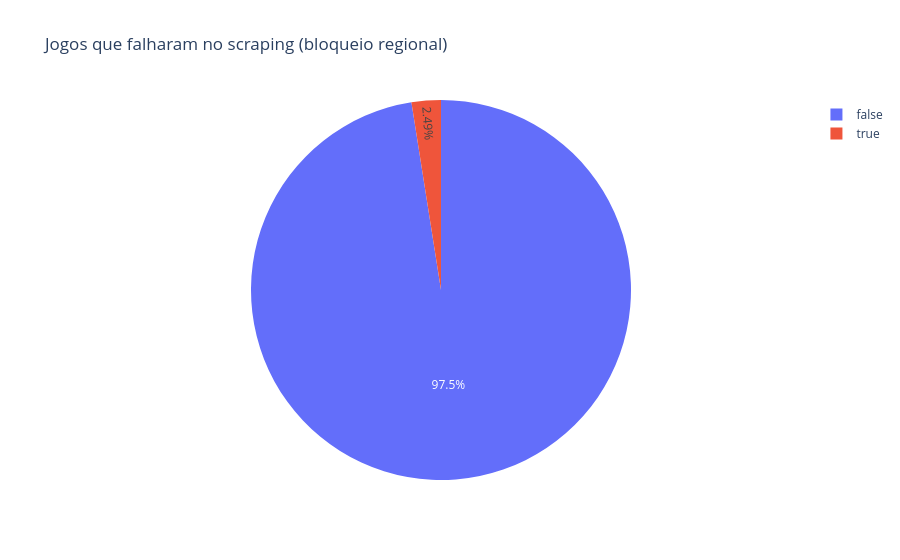

The cell this chart's notebook holds for it:
### Code cell
px.pie(steam_db_relevant_games, names='failed', title='Jogos que falharam no scraping (bloqueio regional)')

### Figure 1 — Plotly figure (JSON) as saved in the notebook; plotly's stock layout.template omitted (floating-point values rounded to 4 significant figures; data arrays with more than 128 entries replaced by an {"elided": "..."} marker saying what was removed)
{"data": [{"domain": {"x": [0, 1], "y": [0, 1]}, "hovertemplate": "failed=%{label}<extra></extra>", "labels": {"elided": "6026 bool values"}, "legendgroup": "", "name": "", "showlegend": true, "type": "pie"}], "layout": {"legend": {"tracegroupgap": 0}, "title": {"text": "Jogos que falharam no scraping (bloqueio regional)"}}}
